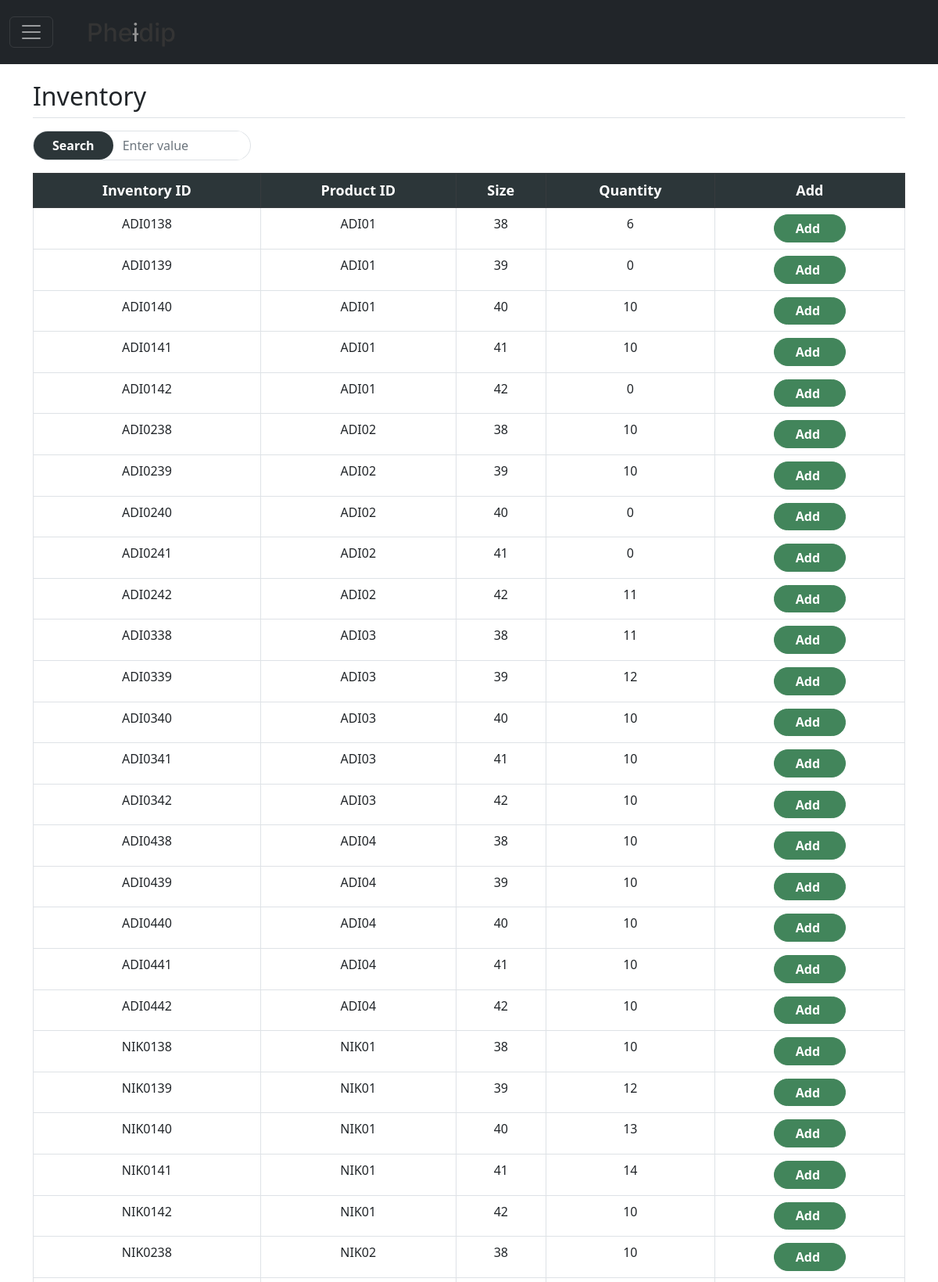
Screenshot of /inventory.php (signed in, upper part) with the database file from the repository.
### tables this page shows
CREATE TABLE `tbInventory`(
    `InventoryID` varchar(53) NOT NULL,
    `ProductID` varchar(50) NOT NULL,
    `Size` varchar(3) NOT NULL,
    `Quantity` int NOT NULL,
    PRIMARY KEY (InventoryID)
);

### inventory.php (the view, shortened to what this page needs)
<?php
function filterTable($query)
{
  $connect = mysqli_connect("localhost", "root", "", "dbpheidip");
  $filter_Result = mysqli_query($connect, $query);
  return $filter_Result;
}
if (isset($_POST['search'])) {
  $valueToSearch = $_POST['valueToSearch'];
  $queryInventory = "SELECT * FROM `tbInventory` WHERE CONCAT(InventoryID, ProductID, Size) LIKE '%" . $valueToSearch . "%'";
  $search_result = filterTable($queryInventory);
  $countInventory = mysqli_num_rows($search_result);
} else {
  $queryInventory = "SELECT * FROM `tbInventory`";
  $search_result = filterTable($queryInventory);
}
include 'php/htmlHead.php';
include 'php/sidebar.php';
?>
<section class="container">
  <h2 class="border-bottom py-2">Inventory</h2>
  <form method="post">
    <div class="d-flex border rounded-pill my-3 w-25">
        <input type="submit" name="search" class="btn btn-primary px-4 rounded-pill" value="Search">
      <input class="form-control me-2 border-0 search shadow-none bg-none" name="valueToSearch" type="search" placeholder="Enter value" aria-label="Search" />
    </div>
    <table class="table table-hove table-bordered text-center">
      <thead class="table-dark">
        <th>Inventory ID</th>
        <th>Product ID</th>
        <th>Size</th>
        <th>Quantity</th>
        <th colspan="2">Add</th>
      </thead>
      <?php
      while ($rcInventory = mysqli_fetch_array($search_result)) :
      ?>
        <tr>
          <td><?= $rcInventory[0]; ?></td>
          <td><?= $rcInventory[1]; ?></td>
          <td><?= $rcInventory[2]; ?></td>
          <td><?= $rcInventory[3]; ?></td>
          <td><a class="btn btn-success rounded-pill" href="addInventory.php?id='<?= $rcInventory[0]; ?>'">Add</a></td>
        </tr>
      <?php
      endwhile;
      ?>
  </form>
</section>
<?php
include 'php/htmlBody.php';
?>

### css/main.css (style rules this page uses)
.table thead th { font-size: large; }

### css/component.css (style rules this page uses)
.btn-primary { font-size: normal; border: none; font-weight: bold; color: white; background-color: #2c3639; --bs-btn-hover-color: #2c3639; --bs-btn-hover-bg: white; --bs-btn-hover-border-color: #2c3639; --bs-btn-active-color: #3f4e4f; --bs-btn-active-bg: #dcd7c9; --bs-btn-active-border-color: #2c3639; --bs-btn-active-shadow: none; }
.btn-success { padding: 0.3rem 2rem 0.3rem 1.7rem; font-weight: bold; --bs-btn-color: #fff; --bs-btn-bg: #42855b; --bs-btn-border-color: #42855b; --bs-btn-hover-color: #fff; --bs-btn-hover-bg: #37b164; --bs-btn-hover-border-color: #37b164; --bs-btn-focus-shadow-rgb: 60, 153, 110; --bs-btn-active-color: #fff; --bs-btn-active-bg: #68a37e; --bs-btn-active-border-color: #68a37e; --bs-btn-active-shadow: inset 0 3px 5px rgba(0, 0, 0, 0.125); --bs-btn-disabled-color: #fff; --bs-btn-disabled-bg: #68a37e; --bs-btn-disabled-border-color: #68a37e; }
.table-dark { --bs-table-color: #fff; --bs-table-bg: #2c3639; --bs-table-border-color: #373b3e; --bs-table-striped-bg: #2c3034; --bs-table-striped-color: #fff; }

### rows the page displays
tbinventory: InventoryID "ADI0138", ProductID "ADI01", Size "38", Quantity "6"
tbinventory: InventoryID "ADI0139", ProductID "ADI01", Size "39", Quantity "0"
tbinventory: InventoryID "ADI0140", ProductID "ADI01", Size "40", Quantity "10"
tbinventory: InventoryID "ADI0141", ProductID "ADI01", Size "41", Quantity "10"
tbinventory: InventoryID "ADI0142", ProductID "ADI01", Size "42", Quantity "0"
tbinventory: InventoryID "ADI0238", ProductID "ADI02", Size "38", Quantity "10"
tbinventory: InventoryID "ADI0239", ProductID "ADI02", Size "39", Quantity "10"
tbinventory: InventoryID "ADI0240", ProductID "ADI02", Size "40", Quantity "0"
tbinventory: InventoryID "ADI0241", ProductID "ADI02", Size "41", Quantity "0"
tbinventory: InventoryID "ADI0242", ProductID "ADI02", Size "42", Quantity "11"
tbinventory: InventoryID "ADI0338", ProductID "ADI03", Size "38", Quantity "11"
tbinventory: InventoryID "ADI0339", ProductID "ADI03", Size "39", Quantity "12"
tbinventory: InventoryID "ADI0340", ProductID "ADI03", Size "40", Quantity "10"
tbinventory: InventoryID "ADI0341", ProductID "ADI03", Size "41", Quantity "10"
tbinventory: InventoryID "ADI0342", ProductID "ADI03", Size "42", Quantity "10"
tbinventory: InventoryID "ADI0438", ProductID "ADI04", Size "38", Quantity "10"
tbinventory: InventoryID "ADI0439", ProductID "ADI04", Size "39", Quantity "10"
tbinventory: InventoryID "ADI0440", ProductID "ADI04", Size "40", Quantity "10"
tbinventory: InventoryID "ADI0441", ProductID "ADI04", Size "41", Quantity "10"
tbinventory: InventoryID "ADI0442", ProductID "ADI04", Size "42", Quantity "10"
tbinventory: InventoryID "NIK0138", ProductID "NIK01", Size "38", Quantity "10"
tbinventory: InventoryID "NIK0139", ProductID "NIK01", Size "39", Quantity "12"
tbinventory: InventoryID "NIK0140", ProductID "NIK01", Size "40", Quantity "13"
tbinventory: InventoryID "NIK0141", ProductID "NIK01", Size "41", Quantity "14"
tbinventory: InventoryID "NIK0142", ProductID "NIK01", Size "42", Quantity "10"
tbinventory: InventoryID "NIK0238", ProductID "NIK02", Size "38", Quantity "10"
